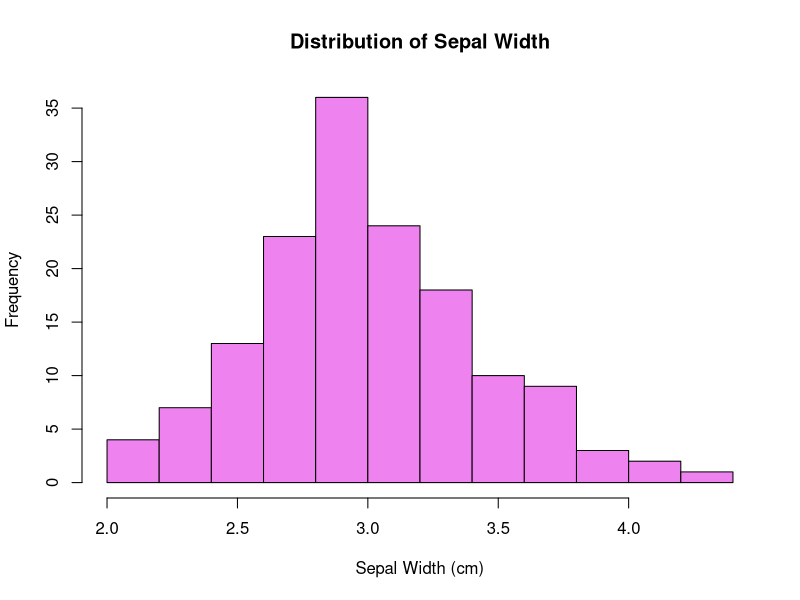
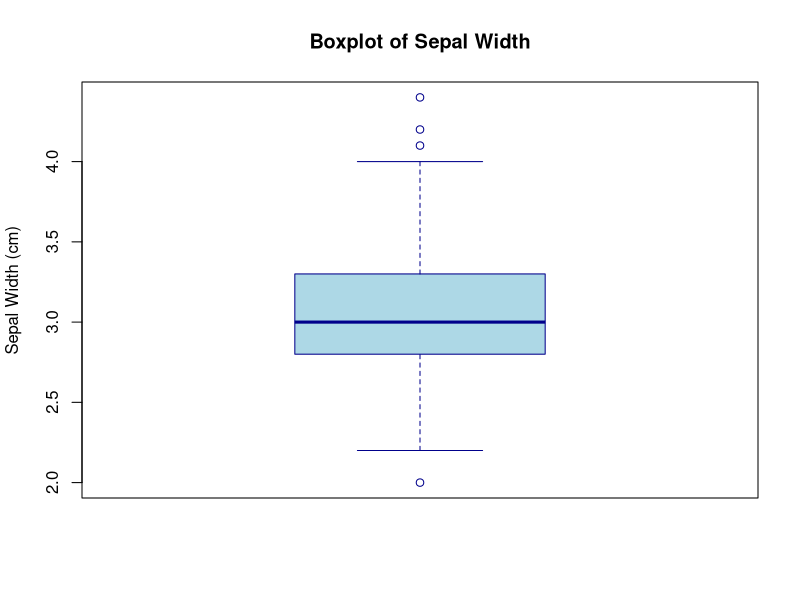

These figures' R source, in order:
iris_df <- as.data.frame(iris)
str(iris_df)
summary(iris_df)
sapply(iris_df, class)

# Histogram for Sepal.Width
hist(iris_df$Sepal.Width,
     main = "Distribution of Sepal Width",
     xlab = "Sepal Width (cm)",
     ylab = "Frequency",
     col = "violet",
     border = "black")


# Select variable
data <- iris$Sepal.Width
range_val <- max(data) - min(data)
print(paste("Range:", range_val))

q1 <- quantile(data, 0.25)
q3 <- quantile(data, 0.75)
iqr_val <- q3 - q1
print(paste("IQR:", iqr_val))

print(paste("25th percentile (Q1):", q1))
print(paste("75th percentile (Q3):", q3))


# box-and-whisker plot
boxplot(data,
        main = "Boxplot of Sepal Width",
        ylab = "Sepal Width (cm)",
        col = "lightblue",
        border = "darkblue")


var_val <- var(data)
print(paste("Variance:", var_val))

sd_val <- sqrt(var_val)
print(paste("Standard Deviation:", sd_val))
